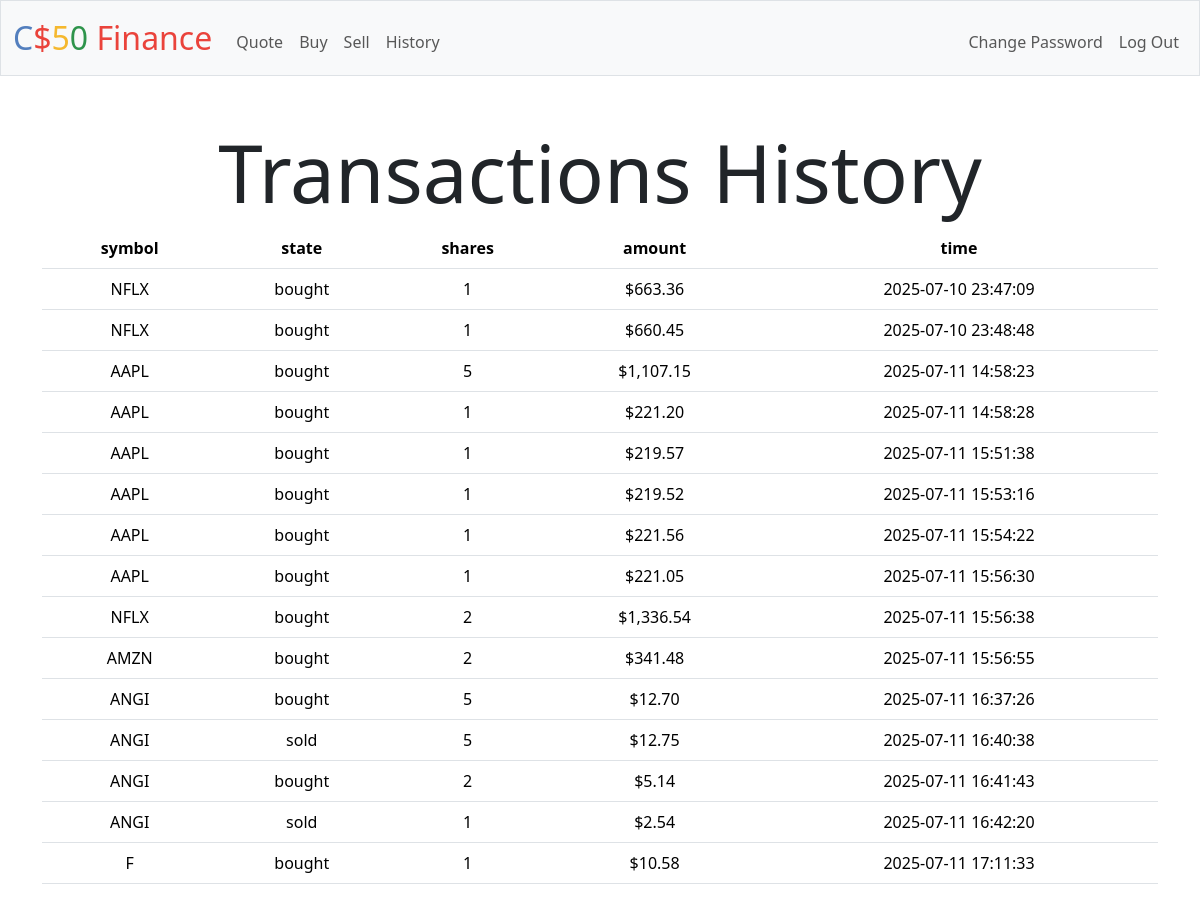
Page /history (signed in) on the committed database.
### tables this page shows
CREATE TABLE "transactions" (`id` INTEGER PRIMARY KEY AUTOINCREMENT NOT NULL, `user_id` INTEGER NOT NULL, "symbol" TEXT NOT NULL, `shares` INTEGER NOT NULL, `amount` REAL NOT NULL, `time` TEXT NOT NULL, state TEXT NOT NULL);

### app.py (the view)
@app.route("/history")
@login_required
def history():
    user_id = session["user_id"]
    history = db.execute(
        "SELECT symbol, state, shares, amount, time FROM transactions WHERE user_id = ?",
        user_id)
    for row in history:
        row["amount"] = usd(row["amount"])
    if len(history) == 0:
        history = [{"symbol": "N/A", "state": "N/A", "shares": "N/A",
                    "amount": "N/A", "time": "N/A"}]
    return render_template("history.html", history=history)

### app.py (called while the page is built)
@app.after_request
def after_request(response):
    response.headers["Cache-Control"] = "no-cache, no-store, must-revalidate"
    response.headers["Expires"] = 0
    response.headers["Pragma"] = "no-cache"
    return response

### helpers.py (called while the page is built)
def login_required(f):
    @wraps(f)
    def decorated_function(*args, **kwargs):
        if session.get("user_id") is None:
            return redirect("/login")
        return f(*args, **kwargs)
    return decorated_function

def usd(value):
    return f"${value:,.2f}"

### templates/history.html (shortened to what this page needs)
{% extends "layout.html" %}
{% block main %}
    <h1 class="display-1">Transactions History</h1>
    <table class="table">
    <thead>
        <tr>
        {% for key in history[0].keys() %}
            <th scope="col">{{ key }}</th>
        {% endfor %}
        </tr>
    </thead>
    <tbody>
        {% for row in history %}
        <tr>
            {% for value in row.values() %}
                <td>{{ value }}</td>
            {% endfor %}
        </tr>
        {% endfor %}
    </tbody>
    </table>
{% endblock %}

### templates/layout.html (shortened to what this page needs)
<!DOCTYPE html>
<html lang="en">
    <head>
        <link href="https://cdn.jsdelivr.net/npm/bootstrap@5.3.3/dist/css/bootstrap.min.css" rel="stylesheet">
        <link href="/static/styles.css" rel="stylesheet">
    </head>
    <body>
        <nav class="bg-light border navbar navbar-expand-md navbar-light">
            <div class="container-fluid">
                <a class="navbar-brand" href="/"><span class="blue">C</span><span class="red">$</span><span class="yellow">5</span><span class="green">0</span> <span class="red">Finance</span></a>
                <div class="collapse navbar-collapse" id="navbar">
                    {% if session["user_id"] %}
                        <ul class="navbar-nav me-auto mt-2">
                            <li class="nav-item"><a class="nav-link" href="/quote">Quote</a></li>
                            <li class="nav-item"><a class="nav-link" href="/buy">Buy</a></li>
                            <li class="nav-item"><a class="nav-link" href="/sell">Sell</a></li>
                            <li class="nav-item"><a class="nav-link" href="/history">History</a></li>
                        </ul>
                        <ul class="navbar-nav ms-auto mt-2">
                            <li class="nav-item"><a class="nav-link" href="/change_pass">Change Password</a></li>
                            <li class="nav-item"><a class="nav-link" href="/logout">Log Out</a></li>
                        </ul>
                    {% else %}
                        <ul class="navbar-nav ms-auto mt-2">
                            <li class="nav-item"><a class="nav-link" href="/register">Register</a></li>
                            <li class="nav-item"><a class="nav-link" href="/login">Log In</a></li>
                        </ul>
                    {% endif %}
                </div>
            </div>
        </nav>
        <main class="container py-5 text-center">
            {% block main %}{% endblock %}
        </main>
    </body>
</html>

### static/styles.css (style rules this page uses)
nav .navbar-brand { font-size: xx-large; }
nav .navbar-brand .blue { color: #537fbe; }
nav .navbar-brand .red { color: #ea433b; }
nav .navbar-brand .yellow { color: #f5b82e; }
nav .navbar-brand .green { color: #2e944b; }

### rows in the picture
transactions: symbol "NFLX", state "bought", values "1" "$663.36", time "2025-07-10 23:47:09"
transactions: symbol "NFLX", state "bought", values "1" "$660.45", time "2025-07-10 23:48:48"
transactions: symbol "AAPL", state "bought", values "5" "$1,107.15", time "2025-07-11 14:58:23"
transactions: symbol "AAPL", state "bought", values "1" "$221.20", time "2025-07-11 14:58:28"
transactions: symbol "AAPL", state "bought", values "1" "$219.57", time "2025-07-11 15:51:38"
transactions: symbol "AAPL", state "bought", values "1" "$219.52", time "2025-07-11 15:53:16"
transactions: symbol "AAPL", state "bought", values "1" "$221.56", time "2025-07-11 15:54:22"
transactions: symbol "AAPL", state "bought", values "1" "$221.05", time "2025-07-11 15:56:30"
transactions: symbol "NFLX", state "bought", values "2" "$1,336.54", time "2025-07-11 15:56:38"
transactions: symbol "AMZN", state "bought", values "2" "$341.48", time "2025-07-11 15:56:55"
transactions: symbol "ANGI", state "bought", values "5" "$12.70", time "2025-07-11 16:37:26"
transactions: symbol "ANGI", state "sold", values "5" "$12.75", time "2025-07-11 16:40:38"
transactions: symbol "ANGI", state "bought", values "2" "$5.14", time "2025-07-11 16:41:43"
transactions: symbol "ANGI", state "sold", values "1" "$2.54", time "2025-07-11 16:42:20"
transactions: values "F" "1" "$10.58", state "bought", time "2025-07-11 17:11:33"

### other values in the picture
{{ key }} "symbol" "state" "shares" "amount" "time"
